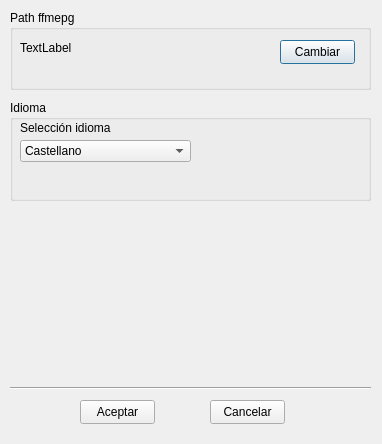
<?xml version="1.0" encoding="UTF-8"?>
<ui version="4.0">
 <class>Dialog</class>
 <widget class="QDialog" name="Dialog">
  <property name="geometry">
   <rect>
    <x>0</x>
    <y>0</y>
    <width>382</width>
    <height>444</height>
   </rect>
  </property>
  <property name="windowTitle">
   <string>Dialog</string>
  </property>
  <widget class="QGroupBox" name="groupbox_ffmpeg_path">
   <property name="geometry">
    <rect>
     <x>10</x>
     <y>10</y>
     <width>361</width>
     <height>80</height>
    </rect>
   </property>
   <property name="title">
    <string>Path ffmepg</string>
   </property>
   <property name="alignment">
    <set>Qt::AlignLeading|Qt::AlignLeft|Qt::AlignTop</set>
   </property>
   <property name="flat">
    <bool>false</bool>
   </property>
   <property name="checkable">
    <bool>false</bool>
   </property>
   <widget class="QLabel" name="label">
    <property name="geometry">
     <rect>
      <x>10</x>
      <y>30</y>
      <width>151</width>
      <height>16</height>
     </rect>
    </property>
    <property name="text">
     <string>TextLabel</string>
    </property>
   </widget>
   <widget class="QPushButton" name="cambiar_path_button">
    <property name="geometry">
     <rect>
      <x>270</x>
      <y>30</y>
      <width>75</width>
      <height>24</height>
     </rect>
    </property>
    <property name="text">
     <string>Cambiar</string>
    </property>
   </widget>
  </widget>
  <widget class="QPushButton" name="acept_config_button">
   <property name="geometry">
    <rect>
     <x>80</x>
     <y>400</y>
     <width>75</width>
     <height>24</height>
    </rect>
   </property>
   <property name="text">
    <string>Aceptar</string>
   </property>
  </widget>
  <widget class="QPushButton" name="cancel_config_button">
   <property name="geometry">
    <rect>
     <x>210</x>
     <y>400</y>
     <width>75</width>
     <height>24</height>
    </rect>
   </property>
   <property name="text">
    <string>Cancelar</string>
   </property>
  </widget>
  <widget class="Line" name="line">
   <property name="geometry">
    <rect>
     <x>10</x>
     <y>380</y>
     <width>361</width>
     <height>16</height>
    </rect>
   </property>
   <property name="orientation">
    <enum>Qt::Horizontal</enum>
   </property>
  </widget>
  <widget class="QGroupBox" name="groupbox_lang">
   <property name="geometry">
    <rect>
     <x>10</x>
     <y>100</y>
     <width>361</width>
     <height>101</height>
    </rect>
   </property>
   <property name="title">
    <string>Idioma</string>
   </property>
   <widget class="QLabel" name="lbl_sel_lang">
    <property name="geometry">
     <rect>
      <x>10</x>
      <y>20</y>
      <width>111</width>
      <height>16</height>
     </rect>
    </property>
    <property name="text">
     <string>Selección idioma</string>
    </property>
   </widget>
   <widget class="QComboBox" name="combobox_lang">
    <property name="geometry">
     <rect>
      <x>10</x>
      <y>40</y>
      <width>171</width>
      <height>22</height>
     </rect>
    </property>
    <item>
     <property name="text">
      <string>Castellano</string>
     </property>
    </item>
    <item>
     <property name="text">
      <string>English</string>
     </property>
    </item>
   </widget>
  </widget>
 </widget>
 <resources/>
 <connections/>
</ui>
